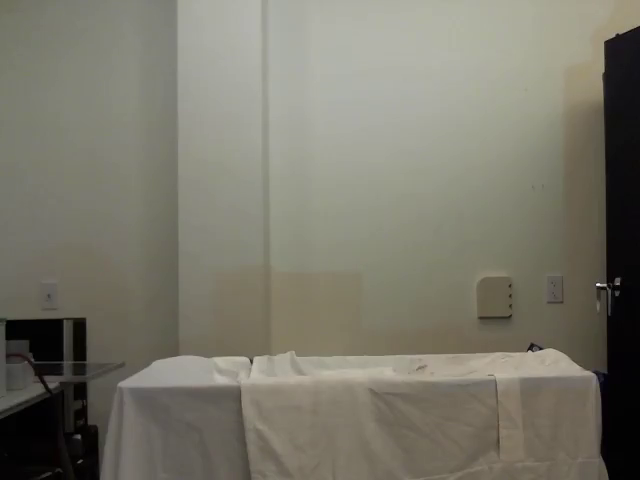
#> input picture frame 5 of video/tennis_ball2.mov, 640 x 480 px
$ python optical_flow_track1.py
#> lines starting #> are read from the running program, lines starting #| are printed output that depends on the picture; after the words box and inside, x2 and y2 are one past the last pixel; in counts of white or black regions, pixels touching at a corner belong together
import numpy as np
import cv2
#import cv2.cv as cv
import os

cap = cv2.VideoCapture(os.path.abspath('../video/tennis_ball2.mov'))

# params for ShiTomasi corner detection
feature_params = dict( maxCorners = 400,
                       qualityLevel = 0.5,
                       minDistance = 7,
                       blockSize = 7 )

# Parameters for lucas kanade optical flow
lk_params = dict( winSize  = (15,15),
                  maxLevel = 15,
                  criteria = (cv2.TERM_CRITERIA_EPS | cv2.TERM_CRITERIA_COUNT, 10, 0.03))

# Create some random colors
color = np.random.randint(0,255,(100,3))

# Take first frame and find corners in it
ret, old_frame = cap.read()
#> old_frame is the input picture: shape (480, 640, 3); mean B, G, R 106.8, 119.3, 121.6
old_gray = cv2.cvtColor(old_frame, cv2.COLOR_BGR2GRAY)
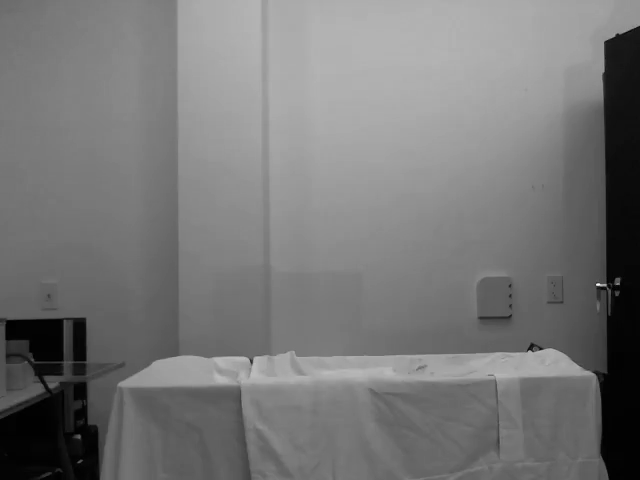
#> old_gray: shape (480, 640); min 0, max 247, mean 118.6
p0 = cv2.goodFeaturesToTrack(old_gray, mask = None, **feature_params)
#> p0 = [[617, 282], [598, 286], [605, 285], [530, 349], [606, 42]]

# Create a mask image for drawing purposes
mask = np.zeros_like(old_frame)

while(1):
    ret,frame = cap.read()
    frame_gray = cv2.cvtColor(frame, cv2.COLOR_BGR2GRAY)

    # calculate optical flow
    p1, st, err = cv2.calcOpticalFlowPyrLK(old_gray, frame_gray, p0, None, **lk_params)
#> p1 = [[617, 282], [598, 286], [605, 285], [530, 349], [606, 42.01]]; st = [1, 1, 1, 1, 1]; err = [0.0594, 0.212, 0.379, 0.108, 0.191]

    # Select good points
    good_new = p1[st==1]
#> good_new has the same summary as p1
    good_old = p0[st==1]
#> good_old has the same summary as p0

    # draw the tracks
    for i,(new,old) in enumerate(zip(good_new,good_old)):
        a,b = new.ravel()
        c,d = old.ravel()
        mask = cv2.line(mask, (a,b),(c,d), color[i].tolist(), 2)

        newFrame = cv2.circle(frame,(a,b),5,color[i].tolist(),-1)
        if type(newFrame) != type(None):
            frame = newFrame
#> this loop made 5 passes
#> (a, b, c, d) on passes 1 to 5: (617, 282, 617, 282), (598, 286, 598, 286), (605, 285, 605, 285), (530, 349, 530, 349), (606, 42.01, 606, 42)
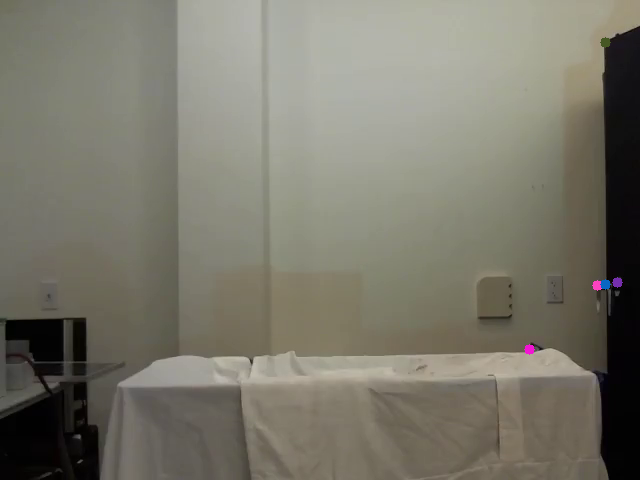
#> frame: shape (480, 640, 3); mean B, G, R 106.9, 119.3, 121.7
#> mask: shape (480, 640, 3); mean of channels 0, 1, 2 0, 0, 0
    if type(mask) != type(None):
        img = cv2.add(frame,mask)
    else:
        img = frame

    cv2.imshow('frame',img)
    k = cv2.waitKey(30) & 0xff
#> (key Esc is pressed here)
    if k == 27:
        break

    # Now update the previous frame and previous points
    old_gray = frame_gray.copy()
    p0 = good_new.reshape(-1,1,2)

cv2.destroyAllWindows()
cap.release()

$ run again, starting later in the video
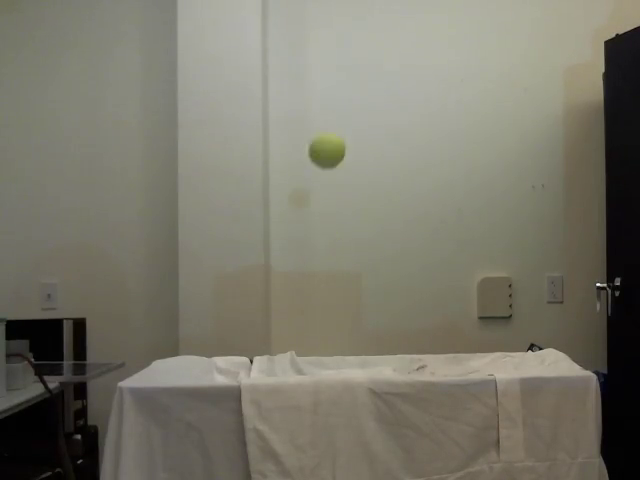
#> input picture frame 43 of video/tennis_ball2.mov, 640 x 480 px
#> old_frame is the input picture: shape (480, 640, 3); mean B, G, R 106.2, 119.2, 121.4
#> p0 = [[598, 286], [617, 282], [605, 286], [530, 349], [606, 42]]
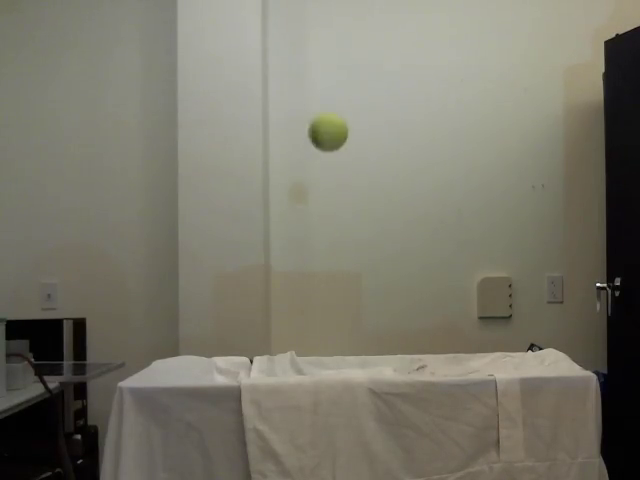
#> input picture frame 44 of video/tennis_ball2.mov, 640 x 480 px
#> frame is the input picture: shape (480, 640, 3); mean B, G, R 106.3, 119.1, 121.4
#> p1 has the same summary as p0; st = [1, 1, 1, 1, 1]; err = [0.716, 0.066, 0.566, 0.764, 0.0357]
#> good_new has the same summary as p0
#> good_old has the same summary as p0
#> the loop `for i,(new,old) in enumerate(zip(good_new,good_old)):` made 5 passes
#> (a, b, c, d) on passes 1 to 5: (598, 286, 598, 286), (617, 282, 617, 282), (605, 286, 605, 286), (530, 349, 530, 349), (606, 42, 606, 42)
#> after the loop `for i,(new,old) in enumerate(zip(good_new,good_old)):`:
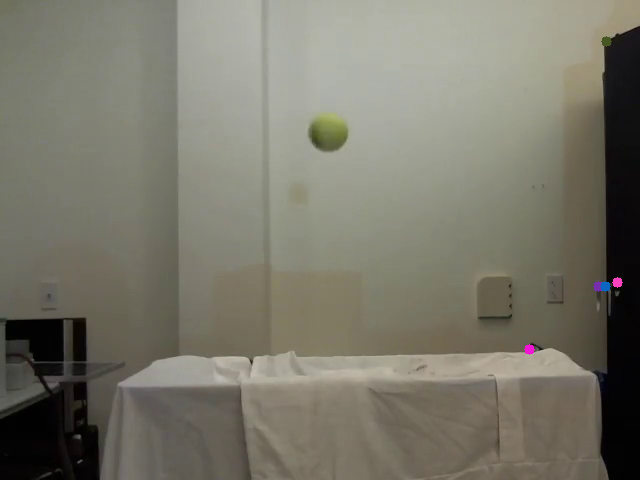
#> frame: shape (480, 640, 3); 0.13% of pixels changed, all inside (x1, y1, x2, y2) = (524, 36, 623, 355)
